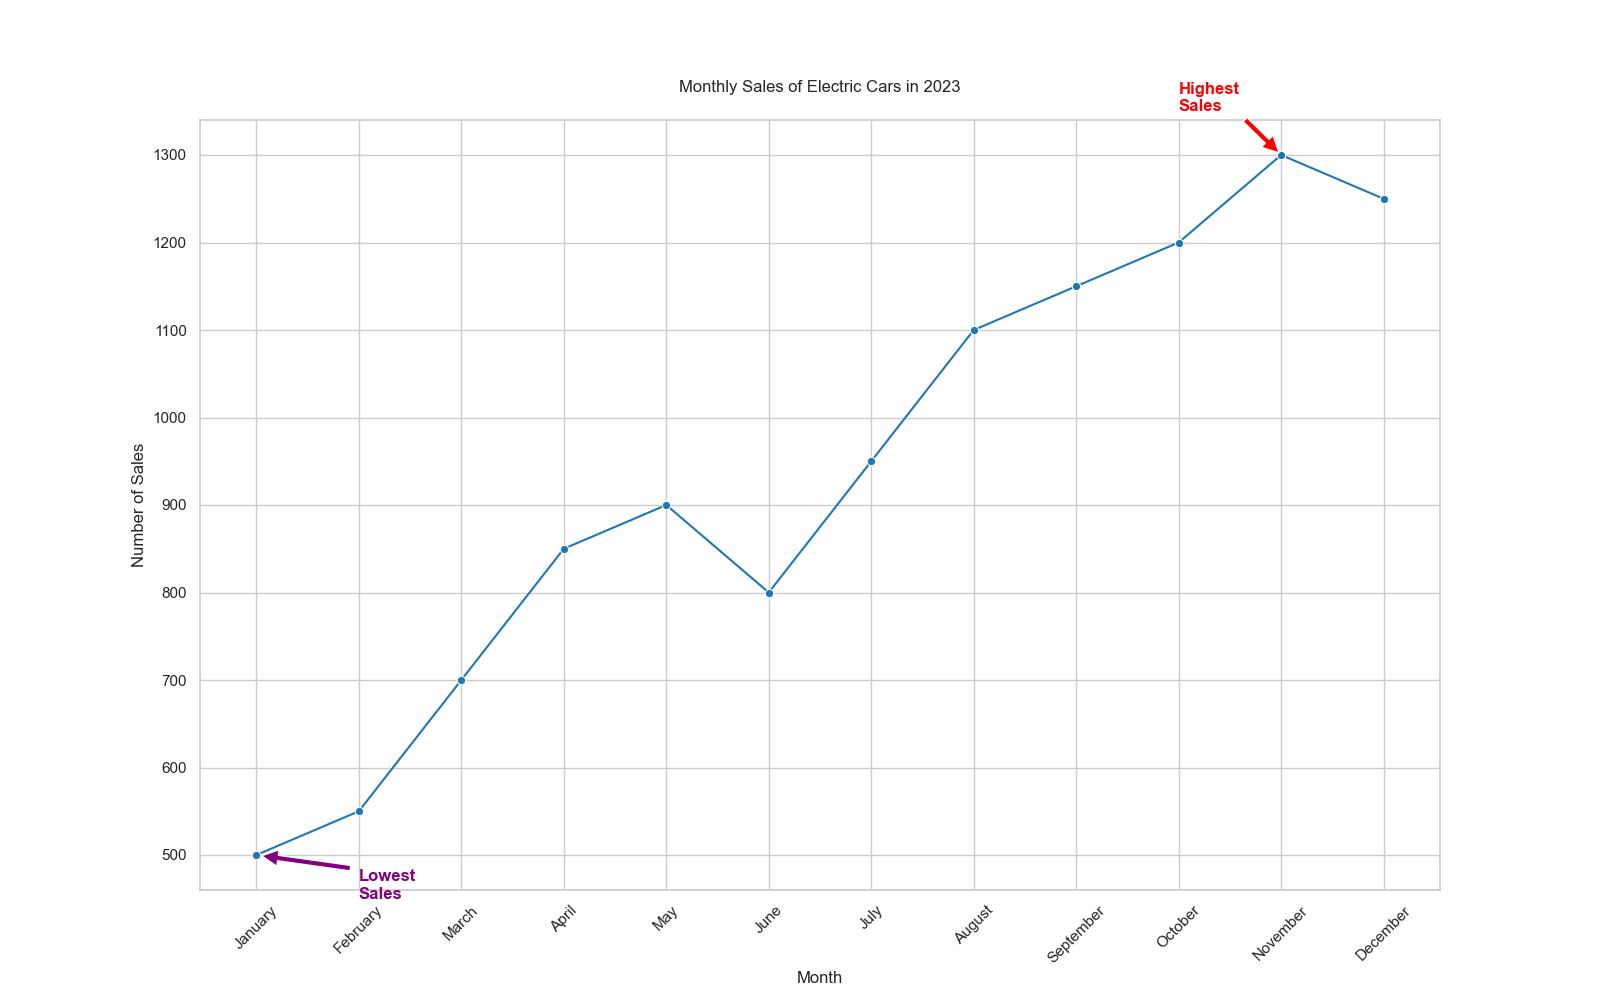

Recreate this plot in Python.

import seaborn as sns
import pandas as pd
import matplotlib.pyplot as plt

# Data dictionary with month and corresponding number of sales
data = {
    "Month": ["January", "February", "March", "April", "May", "June",
              "July", "August", "September", "October", "November", "December"],
    "Number_of_Sales": [500, 550, 700, 850, 900, 800, 950, 1100, 1150, 1200, 1300, 1250]
}

# Create a DataFrame from the data dictionary
df = pd.DataFrame(data)

# Create a line chart
plt.figure(figsize=(16, 10))  # Changing the size of the chart
sns.lineplot(data=df, x="Month", y="Number_of_Sales", color="#1F77B4", marker="o")

# Annotating the highest and lowest sales points
plt.annotate(
    'Highest\nSales', xy=('November', 1300), xytext=('October', 1350),
    arrowprops=dict(facecolor='red', shrink=0.05), color='red', weight='bold'
)
plt.annotate(
    'Lowest\nSales', xy=('January', 500), xytext=('February', 450),
    arrowprops=dict(facecolor='purple', shrink=0.05), color='purple', weight='bold'
)

# Adding chart title and labels
plt.title("Monthly Sales of Electric Cars in 2023", pad=20)
plt.xlabel("Month")
plt.ylabel("Number of Sales")

# Customizing the appearance of the ticks on the x-axis for better readability
plt.xticks(rotation=45)

# Show the final plot
plt.show()
